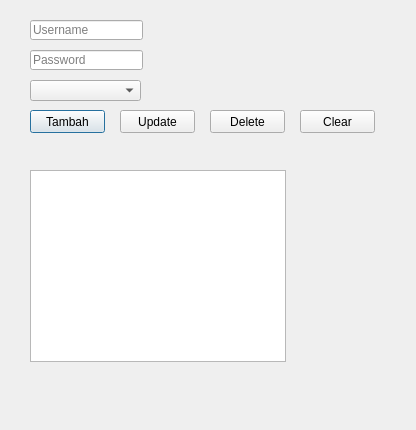
<?xml version="1.0" encoding="UTF-8"?>
<ui version="4.0">
 <class>DataUser</class>
 <widget class="QDialog" name="DataUser">
  <property name="geometry">
   <rect>
    <x>0</x>
    <y>0</y>
    <width>416</width>
    <height>430</height>
   </rect>
  </property>
  <property name="windowTitle">
   <string>Data User</string>
  </property>
  <widget class="QLineEdit" name="lineEdit">
   <property name="geometry">
    <rect>
     <x>30</x>
     <y>20</y>
     <width>113</width>
     <height>20</height>
    </rect>
   </property>
   <property name="placeholderText">
    <string>Username</string>
   </property>
  </widget>
  <widget class="QLineEdit" name="lineEdit_2">
   <property name="geometry">
    <rect>
     <x>30</x>
     <y>50</y>
     <width>113</width>
     <height>20</height>
    </rect>
   </property>
   <property name="echoMode">
    <enum>QLineEdit::Password</enum>
   </property>
   <property name="placeholderText">
    <string>Password</string>
   </property>
  </widget>
  <widget class="QComboBox" name="comboBox">
   <property name="geometry">
    <rect>
     <x>30</x>
     <y>80</y>
     <width>111</width>
     <height>21</height>
    </rect>
   </property>
  </widget>
  <widget class="QPushButton" name="pushButton">
   <property name="geometry">
    <rect>
     <x>30</x>
     <y>110</y>
     <width>75</width>
     <height>23</height>
    </rect>
   </property>
   <property name="text">
    <string>Tambah</string>
   </property>
  </widget>
  <widget class="QPushButton" name="pushButton_2">
   <property name="geometry">
    <rect>
     <x>120</x>
     <y>110</y>
     <width>75</width>
     <height>23</height>
    </rect>
   </property>
   <property name="text">
    <string>Update</string>
   </property>
  </widget>
  <widget class="QPushButton" name="pushButton_3">
   <property name="geometry">
    <rect>
     <x>210</x>
     <y>110</y>
     <width>75</width>
     <height>23</height>
    </rect>
   </property>
   <property name="text">
    <string>Delete</string>
   </property>
  </widget>
  <widget class="QPushButton" name="pushButton_4">
   <property name="geometry">
    <rect>
     <x>300</x>
     <y>110</y>
     <width>75</width>
     <height>23</height>
    </rect>
   </property>
   <property name="text">
    <string>Clear</string>
   </property>
  </widget>
  <widget class="QTableView" name="tableView">
   <property name="geometry">
    <rect>
     <x>30</x>
     <y>170</y>
     <width>256</width>
     <height>192</height>
    </rect>
   </property>
  </widget>
 </widget>
 <resources/>
 <connections/>
</ui>
